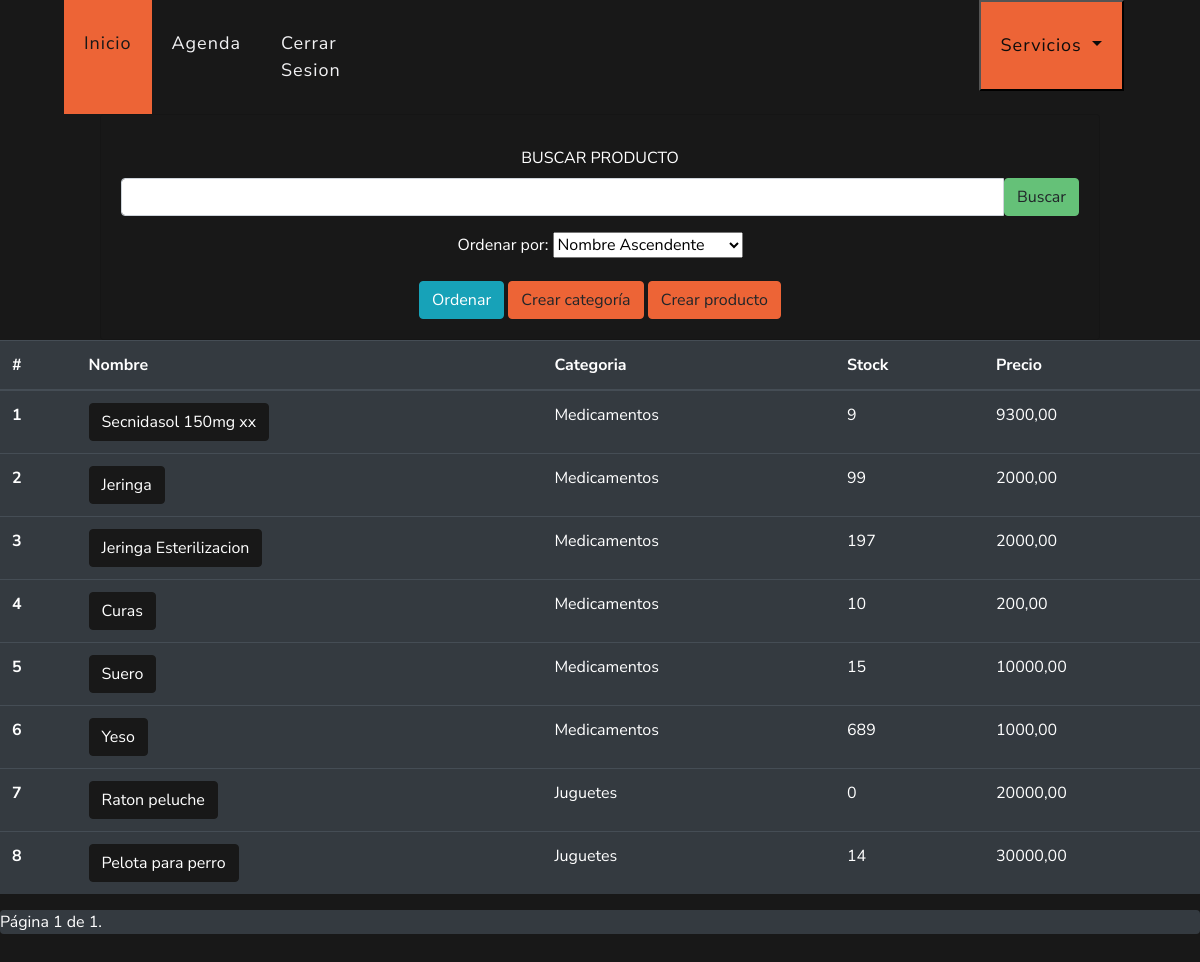
The app's page /ver/productos (signed in), older data.
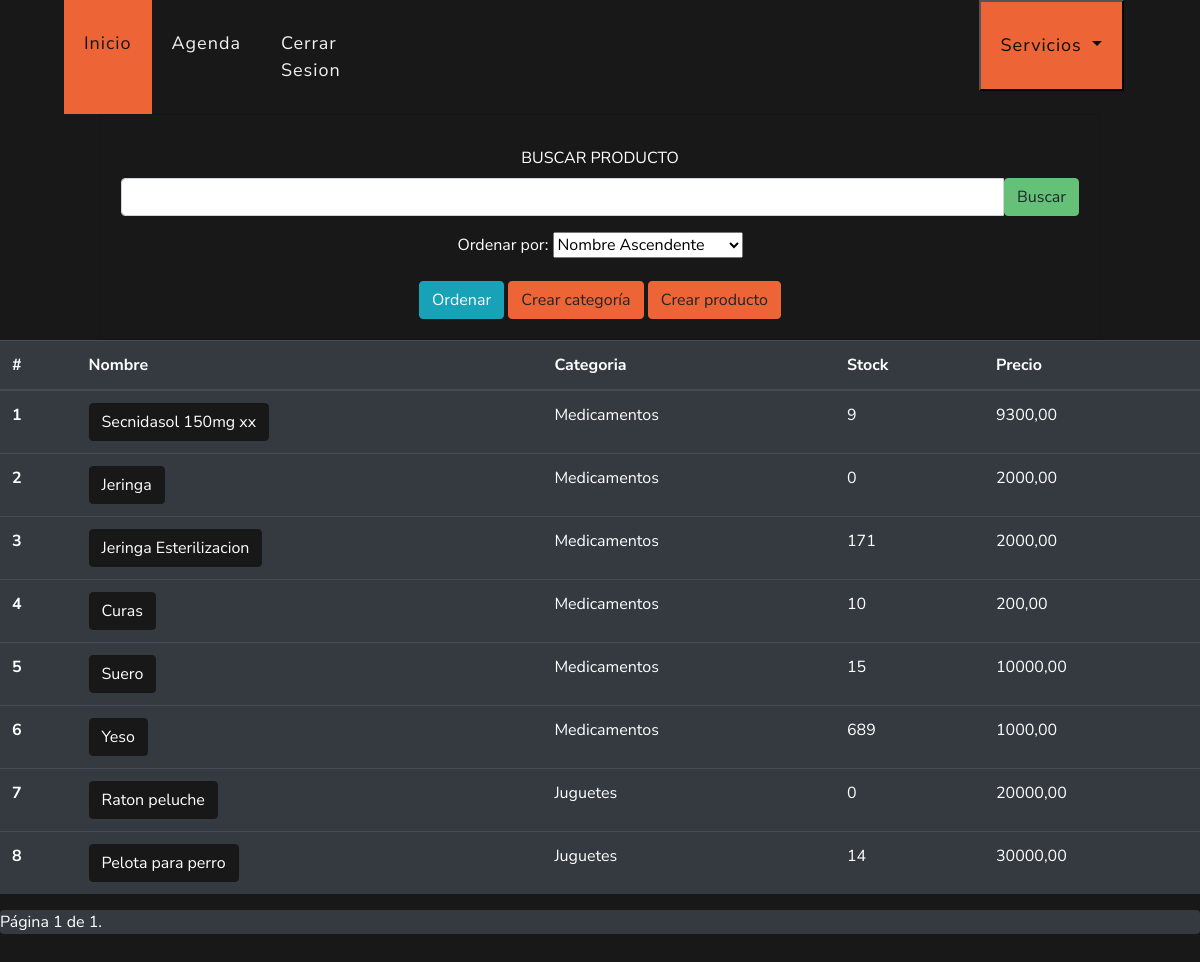
The same page, newer data.
### veterinary/models.py (models this page shows, shortened)
class Product(models.Model):
    name = models.CharField(max_length=150, verbose_name='Nombre', unique=True)
    cat = models.ForeignKey(Category, on_delete=models.CASCADE, verbose_name='Categoría')
    stock = models.IntegerField(default=0, verbose_name='Stock')
    pvp = models.DecimalField(default=0.00, max_digits=9, decimal_places=2, verbose_name='Precio de venta')
    class Meta:
        verbose_name = 'Producto'
        verbose_name_plural = 'Productos'
        ordering = ['id']

class Category(models.Model):
    name = models.CharField(max_length=150, verbose_name='Nombre', unique=True)
    desc = models.CharField(max_length=500, null=True, blank=True, verbose_name='Descripción')
    def __str__(self):
        return self.name
    class Meta:
        verbose_name = 'Categoria'
        verbose_name_plural = 'Categorias'
        ordering = ['id']

### veterinary/views.py (the view, shortened to what this page needs)
# urls.py: path("ver/productos", views.detailProduct, name="detailProduct"),
@login_required
def detailProduct(request):
    products = Product.objects.all()
    form1 = CategoryForm(request.POST or None)
    form2 = ProductForm(request.POST or None)
    order_form = OrderForm(request.GET or None)
    if order_form.is_valid():
        order_by = order_form.cleaned_data["order_by"]
        if order_by:
            products = products.order_by(order_by)
    products = products.filter(name__contains=request.POST.get("search", ""))
    paginator = Paginator(products, 8)
    page_number = request.GET.get("page")
    page_obj = paginator.get_page(page_number)
    context = {
        "form1": form1,
        "form2": form2,
        "order_form": order_form,
        "page_obj": page_obj,
    }
    return render(request, "veterinary/detailProduct.html", context)

### veterinary/forms.py
class CategoryForm(ModelForm):
    class Meta:
        model = Category
        fields = '__all__'
        widgets = {
            'name': TextInput(attrs={'class': 'form-control'}),
            'desc': TextInput(attrs={'class': 'form-control'})
        }
        labels = {
            'name': 'Nombre',
            'desc': 'Descripcion'
        }

class ProductForm(ModelForm):
    class Meta:
        model = Product
        fields = ['name', 'cat', 'stock', 'pvp']
        labels = {
            'name': 'Nombre',
            'cat': 'Categoría',
            'stock': 'Stock',
            'pvp': 'Precio de venta'
        }
        widgets = {
            'name': TextInput(attrs={'class': 'form-control'}),
            'cat': Select(attrs={'class': 'form-control'}),
            'stock': NumberInput(attrs={'class': 'form-control'}),
            'pvp': NumberInput(attrs={'class': 'form-control'}),
        }

### templates/veterinary/detailProduct.html (shortened to what this page needs)
{% extends 'layout/base.html' %}
{% block 'style' %}
{% load static %}
<link rel="stylesheet" href="{% static 'css/estilo.css' %}">
{% endblock %}
{% block 'header' %}
{% include 'layout/partials/headerbase.html' %}
{% endblock %}
{% block 'content' %}
  <div class="container-fluid" style="background-color: #181818; height: 120vh;">
    <div class="row">
      <div class="col-md-12" style="padding-right: 100px; padding-left: 100px; ">
        <div class="card bg-dark text-white">
          <div class="card-body text-center">
            <form action="" method="POST" style="margin-top:1vh ;">
              <label >BUSCAR PRODUCTO</label>
              <div class="input-group mb-3">
                <input type="text" class="form-control" name="search">
                <button type="submit" class="btn btn-secondary">Buscar</button>
              </div>
            </form>
            <form method="get" action="{% url 'detailProduct' %}" style="display: inline;">
              {{ order_form.as_p }}
              <button class="btn btn-info" type="submit">Ordenar</button>
            </form>
            <button type="button" class="btn btn-secondary" style="background-color: #ED6436; border: 1px solid #ED6436;" data-toggle="modal" data-target="#exampleModal">
              Crear categoría
            </button>
            <button type="button" class="btn btn-secondary" style="background-color: #ED6436; border: 1px solid #ED6436;" data-toggle="modal" data-target="#exampleModal2">
              Crear producto
            </button>
          </div>
      </div>
    </div>
    <div class="table-responsive" style="height: 70vh;">
      <table class="table table-dark">
          <thead>
              <tr>
                  <th scope="col">#</th>
                  <th scope="col">Nombre</th>
                  <th scope="col">Categoria</th>
                  <th scope="col">Stock</th>
                  <th scope="col">Precio</th>
              </tr>
          </thead>
          <tbody>
              {% for product in page_obj %}
                  <tr>
                      <th scope="row">{{ forloop.counter }}</th>
                      <td><a class="btn btn-dark" onclick="borrar({{product.id}})">{{ product.name }}</a></td>
                      <td>{{ product.cat }}</td>
                      <td>{{ product.stock }}</td>
                      <td>{{ product.pvp }}</td>
                  </tr>
              {% endfor %}
          </tbody>
      </table>
      <div class="pagination table-dark">
        <span class="step-links">
            <span class="current-page">
                Página {{ page_obj.number }} de {{ page_obj.paginator.num_pages }}.
            </span>
        </span>
      </div>
    </div>
  </div>
</div>
{% endblock %}

Row changes from the older to the newer data that the page shows:
changed Product "Jeringa": stock "99" → "0"
changed Product "Jeringa Esterilizacion": stock "197" → "171"
